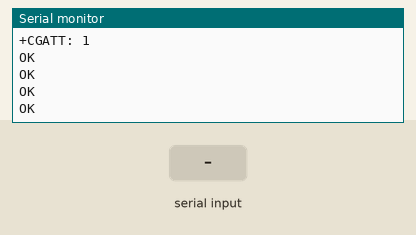
Simulated run of this sketch. Board: Arduino Uno, built with avr-gcc and run on an emulated ATmega328P. Shown: the last lines printed to the serial monitor. The inputs (shaded band) are chosen by the test bench. The modem accepts every AT command (registered, SIM ready, sends succeed) and sends nothing else.

Above: at 9.3 s.
9.4 s: "1" received over the second serial link
At 11.0 s:
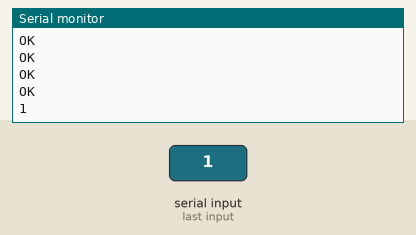
11.6 s: "0" received over the second serial link
At 13.0 s:
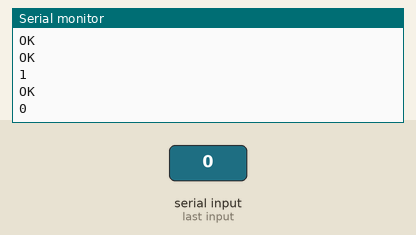

The sketch:

test.ino
```cpp
#include <SoftwareSerial.h>
SoftwareSerial gprsSerial(7, 8);

void setup()
{
  gprsSerial.begin(19200);
  Serial.begin(19200);

  Serial.println("Config SIM900...");
  delay(2000);
  Serial.println("Done!...");
  gprsSerial.flush();
  Serial.flush();

  // attach or detach from GPRS service
  gprsSerial.println("AT+CGATT?");
  delay(100);
  toSerial();


  // bearer settings
  gprsSerial.println("AT+SAPBR=3,1,\"CONTYPE\",\"GPRS\"");
  delay(2000);
  toSerial();

  // bearer settings
  gprsSerial.println("AT+SAPBR=3,1,\"APN\",\"taif\"");
  delay(2000);
  toSerial();

  // bearer settings
  gprsSerial.println("AT+SAPBR=1,1");
  delay(2000);
  toSerial();
}


void loop()
{
   // initialize http service
   gprsSerial.println("AT+HTTPINIT");
   delay(2000);
   toSerial();

   // set http param value
   gprsSerial.println("AT+HTTPPARA=\"URL\",\"http://albusaidi.16mb.com/write_data.php?data1=2.88&data2=2.93\"");
   delay(2000);
   toSerial();

   // set http action type 0 = GET, 1 = POST, 2 = HEAD
   gprsSerial.println("AT+HTTPACTION=0");
   delay(6000);
   toSerial();

   // read server response
   gprsSerial.println("AT+HTTPREAD");
   delay(1000);
   toSerial();

   gprsSerial.println("");
   gprsSerial.println("AT+HTTPTERM");
   toSerial();
   delay(300);

   gprsSerial.println("");
   delay(10000);
}

void toSerial()
{
  while(gprsSerial.available()!=0)
  {
    Serial.write(gprsSerial.read());
  }
}
```

Measured:
- after the input at 9.4 s, the serial monitor: prints a new line after 0.76 s (image 1)
- after the input at 11.6 s, the serial monitor: prints a new line after 0.61 s (image 2)
